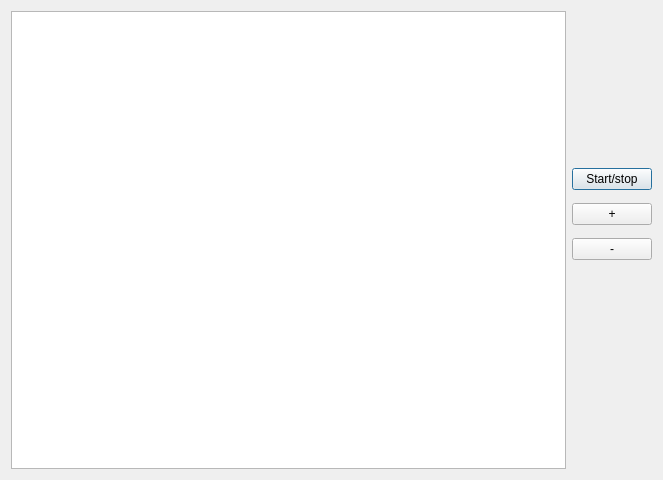
<?xml version="1.0" encoding="UTF-8"?>
<ui version="4.0">
 <class>Path_window</class>
 <widget class="QDialog" name="Path_window">
  <property name="geometry">
   <rect>
    <x>0</x>
    <y>0</y>
    <width>663</width>
    <height>480</height>
   </rect>
  </property>
  <property name="windowTitle">
   <string>Dialog</string>
  </property>
  <layout class="QHBoxLayout" name="horizontalLayout_2">
   <item>
    <layout class="QHBoxLayout" name="horizontalLayout">
     <item>
      <widget class="QGraphicsView" name="graphicsView">
       <property name="dragMode">
        <enum>QGraphicsView::ScrollHandDrag</enum>
       </property>
       <property name="resizeAnchor">
        <enum>QGraphicsView::AnchorViewCenter</enum>
       </property>
      </widget>
     </item>
     <item>
      <layout class="QVBoxLayout" name="verticalLayout">
       <property name="spacing">
        <number>6</number>
       </property>
       <property name="topMargin">
        <number>150</number>
       </property>
       <property name="bottomMargin">
        <number>200</number>
       </property>
       <item>
        <widget class="QPushButton" name="but_startstop">
         <property name="text">
          <string>Start/stop</string>
         </property>
        </widget>
       </item>
       <item>
        <widget class="QPushButton" name="but_zoomin">
         <property name="sizePolicy">
          <sizepolicy hsizetype="Minimum" vsizetype="Fixed">
           <horstretch>0</horstretch>
           <verstretch>0</verstretch>
          </sizepolicy>
         </property>
         <property name="text">
          <string>+</string>
         </property>
        </widget>
       </item>
       <item>
        <widget class="QPushButton" name="but_zoomout">
         <property name="text">
          <string>-</string>
         </property>
        </widget>
       </item>
      </layout>
     </item>
    </layout>
   </item>
  </layout>
 </widget>
 <resources/>
 <connections/>
</ui>
